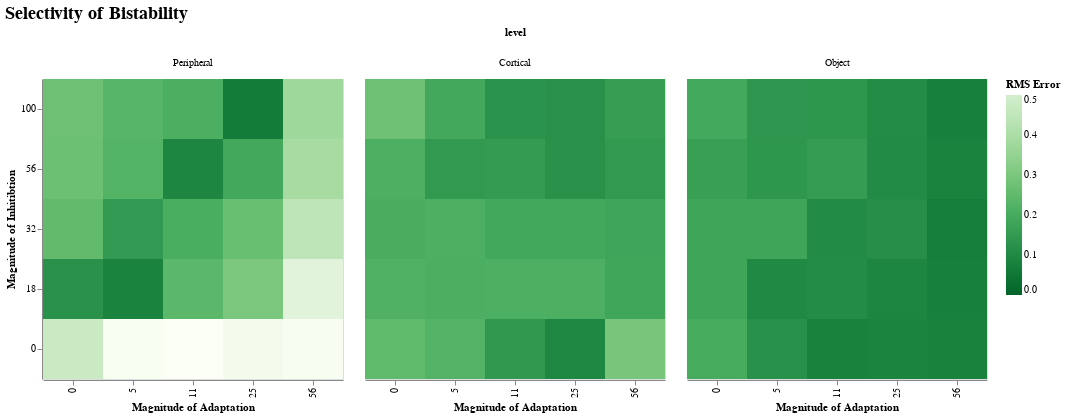

Source (notebook cell):
### Code cell
df_stream_rms |>
  @vlplot(:rect, width=300, height=300,
          title={text="Selectivity of Bistability",fontSize=18},
          column={field=:level, typ="nominal", sort=["Peripheral", "Cortical", "Object"]},
          x={field=:c_a, typ="ordinal", sort = "ascending",
             axis={title="Magnitude of Adaptation"}},
          y={field=:c_m, typ="ordinal", sort = "descending",
             axis={title="Magnitude of Inhitibtion"}},
          color={field="stream_rms", aggregate="mean", typ="quantitative", sort = "descending",
                 legend={title="RMS Error"}, scale={domain=[0,0.5]}},
          config={range={heatmap={scheme="greens"}}})

### Figure 1 — Vega-Lite specification as saved in the notebook (floating-point values rounded to 4 significant figures)
{"config": {"range": {"heatmap": {"scheme": "greens"}}}, "data": {"values": [{"c_a": 0, "c_m": 0, "level": "Object", "stream_rms": 0.2013}, {"c_a": 0, "c_m": 18, "level": "Object", "stream_rms": 0.1817}, {"c_a": 0, "c_m": 32, "level": "Object", "stream_rms": 0.1819}, {"c_a": 0, "c_m": 56, "level": "Object", "stream_rms": 0.1656}, {"c_a": 0, "c_m": 100, "level": "Object", "stream_rms": 0.193}, {"c_a": 5, "c_m": 0, "level": "Object", "stream_rms": 0.1203}, {"c_a": 5, "c_m": 18, "level": "Object", "stream_rms": 0.1}, {"c_a": 5, "c_m": 32, "level": "Object", "stream_rms": 0.1819}, {"c_a": 5, "c_m": 56, "level": "Object", "stream_rms": 0.14}, {"c_a": 5, "c_m": 100, "level": "Object", "stream_rms": 0.1385}, {"c_a": 11, "c_m": 0, "level": "Object", "stream_rms": 0.07986}, {"c_a": 11, "c_m": 18, "level": "Object", "stream_rms": 0.1076}, {"c_a": 11, "c_m": 32, "level": "Object", "stream_rms": 0.1063}, {"c_a": 11, "c_m": 56, "level": "Object", "stream_rms": 0.1561}, {"c_a": 11, "c_m": 100, "level": "Object", "stream_rms": 0.1399}, {"c_a": 25, "c_m": 0, "level": "Object", "stream_rms": 0.08521}, {"c_a": 25, "c_m": 18, "level": "Object", "stream_rms": 0.09072}, {"c_a": 25, "c_m": 32, "level": "Object", "stream_rms": 0.1153}, {"c_a": 25, "c_m": 56, "level": "Object", "stream_rms": 0.1065}, {"c_a": 25, "c_m": 100, "level": "Object", "stream_rms": 0.1079}, {"c_a": 56, "c_m": 0, "level": "Object", "stream_rms": 0.07961}, {"c_a": 56, "c_m": 18, "level": "Object", "stream_rms": 0.07444}, {"c_a": 56, "c_m": 32, "level": "Object", "stream_rms": 0.07042}, {"c_a": 56, "c_m": 56, "level": "Object", "stream_rms": 0.08323}, {"c_a": 56, "c_m": 100, "level": "Object", "stream_rms": 0.07497}, {"c_a": 0, "c_m": 0, "level": "Cortical", "stream_rms": 0.2495}, {"c_a": 0, "c_m": 18, "level": "Cortical", "stream_rms": 0.22}, {"c_a": 0, "c_m": 32, "level": "Cortical", "stream_rms": 0.205}, {"c_a": 0, "c_m": 56, "level": "Cortical", "stream_rms": 0.2137}, {"c_a": 0, "c_m": 100, "level": "Cortical", "stream_rms": 0.274}, {"c_a": 5, "c_m": 0, "level": "Cortical", "stream_rms": 0.2242}, {"c_a": 5, "c_m": 18, "level": "Cortical", "stream_rms": 0.2097}, {"c_a": 5, "c_m": 32, "level": "Cortical", "stream_rms": 0.2137}, {"c_a": 5, "c_m": 56, "level": "Cortical", "stream_rms": 0.1482}, {"c_a": 5, "c_m": 100, "level": "Cortical", "stream_rms": 0.1915}, {"c_a": 11, "c_m": 0, "level": "Cortical", "stream_rms": 0.144}, {"c_a": 11, "c_m": 18, "level": "Cortical", "stream_rms": 0.2136}, {"c_a": 11, "c_m": 32, "level": "Cortical", "stream_rms": 0.1904}, {"c_a": 11, "c_m": 56, "level": "Cortical", "stream_rms": 0.1529}, {"c_a": 11, "c_m": 100, "level": "Cortical", "stream_rms": 0.1315}, {"c_a": 25, "c_m": 0, "level": "Cortical", "stream_rms": 0.09481}, {"c_a": 25, "c_m": 18, "level": "Cortical", "stream_rms": 0.2138}, {"c_a": 25, "c_m": 32, "level": "Cortical", "stream_rms": 0.1903}, {"c_a": 25, "c_m": 56, "level": "Cortical", "stream_rms": 0.1246}, {"c_a": 25, "c_m": 100, "level": "Cortical", "stream_rms": 0.1216}, {"c_a": 56, "c_m": 0, "level": "Cortical", "stream_rms": 0.2953}, {"c_a": 56, "c_m": 18, "level": "Cortical", "stream_rms": 0.1851}, {"c_a": 56, "c_m": 32, "level": "Cortical", "stream_rms": 0.1829}, {"c_a": 56, "c_m": 56, "level": "Cortical", "stream_rms": 0.1463}, {"c_a": 56, "c_m": 100, "level": "Cortical", "stream_rms": 0.1591}, {"c_a": 0, "c_m": 0, "level": "Peripheral", "stream_rms": 0.4741}, {"c_a": 0, "c_m": 18, "level": "Peripheral", "stream_rms": 0.1242}, {"c_a": 0, "c_m": 32, "level": "Peripheral", "stream_rms": 0.2542}, {"c_a": 0, "c_m": 56, "level": "Peripheral", "stream_rms": 0.2726}, {"c_a": 0, "c_m": 100, "level": "Peripheral", "stream_rms": 0.2741}, {"c_a": 5, "c_m": 0, "level": "Peripheral", "stream_rms": 0.5993}, {"c_a": 5, "c_m": 18, "level": "Peripheral", "stream_rms": 0.08325}, {"c_a": 5, "c_m": 32, "level": "Peripheral", "stream_rms": 0.1483}, {"c_a": 5, "c_m": 56, "level": "Peripheral", "stream_rms": 0.2257}, {"c_a": 5, "c_m": 100, "level": "Peripheral", "stream_rms": 0.2334}, {"c_a": 11, "c_m": 0, "level": "Peripheral", "stream_rms": 0.6046}, {"c_a": 11, "c_m": 18, "level": "Peripheral", "stream_rms": 0.2407}, {"c_a": 11, "c_m": 32, "level": "Peripheral", "stream_rms": 0.2086}, {"c_a": 11, "c_m": 56, "level": "Peripheral", "stream_rms": 0.09235}, {"c_a": 11, "c_m": 100, "level": "Peripheral", "stream_rms": 0.2111}, {"c_a": 25, "c_m": 0, "level": "Peripheral", "stream_rms": 0.5814}, {"c_a": 25, "c_m": 18, "level": "Peripheral", "stream_rms": 0.2998}, {"c_a": 25, "c_m": 32, "level": "Peripheral", "stream_rms": 0.2646}, {"c_a": 25, "c_m": 56, "level": "Peripheral", "stream_rms": 0.1916}, {"c_a": 25, "c_m": 100, "level": "Peripheral", "stream_rms": 0.064}, {"c_a": 56, "c_m": 0, "level": "Peripheral", "stream_rms": 0.5967}, {"c_a": 56, "c_m": 18, "level": "Peripheral", "stream_rms": 0.538}, {"c_a": 56, "c_m": 32, "level": "Peripheral", "stream_rms": 0.4452}, {"c_a": 56, "c_m": 56, "level": "Peripheral", "stream_rms": 0.3917}, {"c_a": 56, "c_m": 100, "level": "Peripheral", "stream_rms": 0.3742}]}, "encoding": {"color": {"aggregate": "mean", "field": "stream_rms", "legend": {"title": "RMS Error"}, "scale": {"domain": [0, 0.5]}, "sort": "descending", "type": "quantitative"}, "column": {"field": "level", "sort": ["Peripheral", "Cortical", "Object"], "type": "nominal"}, "x": {"axis": {"title": "Magnitude of Adaptation"}, "field": "c_a", "sort": "ascending", "type": "ordinal"}, "y": {"axis": {"title": "Magnitude of Inhitibtion"}, "field": "c_m", "sort": "descending", "type": "ordinal"}}, "height": 300, "mark": "rect", "title": {"fontSize": 18, "text": "Selectivity of Bistability"}, "width": 300}
